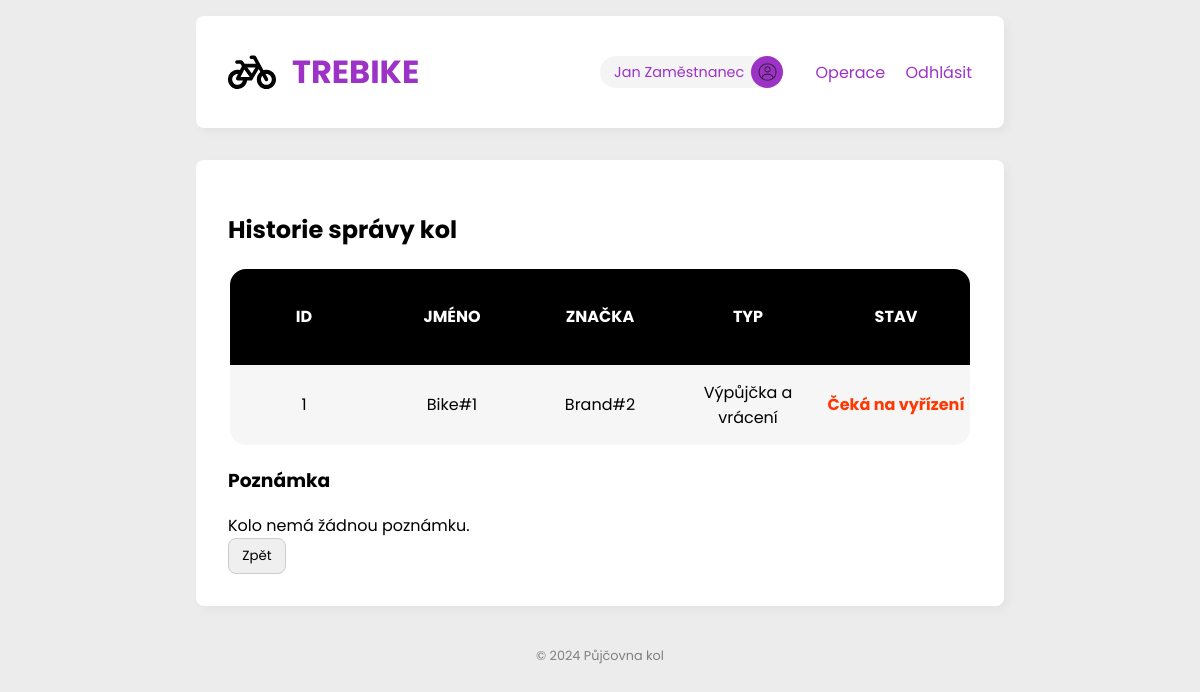
Screenshot of /bike-history/details/1 (signed in) with the database file from the repository.
### tables this page shows
CREATE TABLE bike_events (
    id INTEGER PRIMARY KEY AUTOINCREMENT,
    user_id INTEGER NOT NULL,
    bike_id INTEGER NOT NULL,
    type INTEGER NOT NULL,
    date_from DATETIME NOT NULL,
    date_to DATETIME NOT NULL,
    total_price INTEGER NOT NULL,
    payment_method INTEGER NOT NULL, -- Platba na místě: 1 | Platba kartou online: 2
    status INTEGER,
    description VARCHAR,
    FOREIGN KEY (user_id) REFERENCES users(id),
    FOREIGN KEY (bike_id) REFERENCES bikes(id)
);

CREATE TABLE bikes (
    id INTEGER PRIMARY KEY AUTOINCREMENT,
    name VARCHAR NOT NULL,
    brand_id INTEGER NOT NULL,
    type INTEGER NOT NULL,
    price_per_day DOUBLE NOT NULL,
    img VARCHAR NOT NULL,
    FOREIGN KEY (brand_id) REFERENCES brands(id)
);

CREATE TABLE brands (
    id INTEGER PRIMARY KEY AUTOINCREMENT,
    name VARCHAR NOT NULL,
    motto VARCHAR NOT NULL,
    established DATE NOT NULL
);

### views/bike_management/bike_history_details.py (the view)
@bike_history_description.route('/bike-history/details/<event_id>', methods=["GET", "POST"])
@auth.login_required
@auth.employees_only
def page(event_id):
    bike_event = BikeEventService.getByID(event_id)
    return render_template("bike_history_details.jinja", bike_event=bike_event, event_id=event_id)

### app.py (called while the page is built)
@app.before_request
def before_request():
    BikeEventService.check_rents()

### auth.py (called while the page is built)
def login_required(func):
    @wraps(func)
    def decorated_function(*args, **kwargs):
        print(session)
        if "authenticated" not in session:
            flash("🚫 Musíte být přihlášen pro přístup na tuto stránku.", "error")
            return redirect(url_for("login.page"))
        return func(*args, **kwargs)
    return decorated_function

def employees_only(func):
    @wraps(func)
    def decorated_function(*args, **kwargs):
        if session['role'] != 1:
            flash('🚫 Nemáte oprávnění pro tuto akci (nejste zaměstnanec).', 'error')
            return redirect(url_for('view_dashboard_page'))
        return func(*args, **kwargs)
    return decorated_function

### database/database.py (called while the page is built)
def get_db():
    if 'db' not in g:
        project_root = os.path.dirname(os.path.realpath(__file__))
        database_path = os.path.join(project_root, '..', current_app.config['DATABASE'])
        g.db = sqlite3.connect(
            database_path,
            detect_types=sqlite3.PARSE_DECLTYPES
        )
        g.db.row_factory = sqlite3.Row
        g.db.set_trace_callback(print)
    return g.db

### service/bike_event_service.py (called while the page is built)
    @staticmethod
    def check_rents():
        db = get_db()
        sql = 'UPDATE bike_events SET status = 2 WHERE date_to < CURRENT_DATE AND (type = 1 OR type = 2) AND status = 1'
        db.execute(sql)
        db.commit()

    @staticmethod
    def getByID(event_id):
        db = get_db()
        sql = '''
            SELECT bike_events.id AS id, b.name AS bike_name, brands.name AS brand_name,
            CASE bike_events.type
                WHEN 1 THEN 'Výpůjčka a vrácení'
                WHEN 2 THEN 'Výpůjčka -> Servis'
            END AS type,
            CASE bike_events.status
                WHEN 1 THEN 'Aktuálně pronajaté'
                WHEN 2 THEN 'Čeká na vyřízení'
                WHEN 3 THEN 'Vráceno/Opraveno'
            END AS status, bike_events.description AS description FROM bike_events
            JOIN bikes b ON b.id = bike_events.bike_id
            JOIN brands ON b.brand_id = brands.id
            WHERE bike_events.id = ?
            '''
        bike_events = db.execute(sql, [event_id]).fetchone()
        return bike_events

### templates/bike_history_details.jinja
{% extends '__main.jinja' %}
{% block content %}
    <div class="main">
        <div class="box dashboard">
            {% if bike_event %}
                <h2>Historie správy kol</h2>
                <table class="table">
                <tr class="table-header">
                    <td class="header__item">ID</td>
                    <td class="header__item">Jméno</td>
                    <td class="header__item">Značka</td>
                    <td class="header__item">Typ</td>
                    <td class="header__item">Stav</td>
                </tr>
                    <tr class="table-row">
                        <td class="table-data">{{ bike_event.id }}</td>
                        <td class="table-data">{{ bike_event.bike_name }}</td>
                        <td class="table-data">{{ bike_event.brand_name }}</td>
                        <td class="table-data">{{ bike_event.type }}</td>
                        {% if bike_event.status == "Čeká na vyřízení" %}
                            <td class="table-data status-waiting">
                                {{ bike_event.status }}
                            </td>
                        {% elif bike_event.status == "Vráceno/Opraveno" %}
                            <td class="table-data status-ready">
                                {{ bike_event.status }}
                            </td>
                        {% else %}
                            <td class="table-data status-rented">
                                {{ bike_event.status }}
                            </td>
                        {% endif %}
                    </tr>
            {% endif %}
            </table>
        <h3>Poznámka</h3>
        {% if bike_event.description %}
            <pre>{{ bike_event.description }}</pre>
        {% else %}
        Kolo nemá žádnou poznámku. <br>
        {% endif %}
        <a href="{{ url_for('bike_history.page') }}"><button>Zpět</button></a>
        </div>
    </div>
{% endblock %}

### static/css/styles.css (style rules this page uses)
:root { --accent: #9D32C7; --accent-2: #EC2F4B; --text: #5c0e61; --text-2: #731422; --text-hover: var(--accent); --text-active: #FFFFFF; --border-width: 0.125em; --table-spacing: 24px; --table-half-spacing: 12px; }
* { box-sizing: border-box; font-family: "Poppins", serif; }
a { color: var(--accent); text-decoration: none; }
input, textarea, button, select { margin: 0; padding: 0.5em 1em; border-radius: 8px; border: 1px solid #ccc; }
body { padding: 0; margin: 0; background: #f4f4f4; font-family: sans-serif; }
.main { display: flex; width: 100%; }
.box { background: white; border-radius: 8px; box-shadow: rgba(0, 0, 0, 0.04) 4px 4px 10px; padding: 2em; margin: 1em; }
.dashboard { flex-grow: 1; }
.table { width:100%; }
.table-header { display:flex; width:100%; background:black; padding:(var(--table-half-spacing * 1.5)) 0; height: 6vh; border-radius: 1em 1em 0 0; }
.table-data, .header__item { flex: 1 1 20%; text-align:center; margin: auto; }
.header__item { text-transform:uppercase; color:white; font-weight: bolder; }
.table-row:last-child { border-radius: 0 0 1em 1em; }
@media screen and (max-width: 1300px) { .table { margin-top: 1em; } }
@media screen and (max-width: 1300px) { .table-header { height: 12vh; } }
@media screen and (max-width: 1300px) { .table-row { height: 10vh; } }
.status-ready, .status-waiting, .status-rented { font-weight: bold; }
.status-waiting { color: rgb(255, 55, 0); }

### rows the page displays
bike_events: id "1"
bikes: bike_name "Bike#1"
brands: brand_name "Brand#2"

### other values shown
{{ session['first_name'] }} "Jan"
{{ session['last_name'] }} "Zaměstnanec"
{{ bike_event.type }} "Výpůjčka a vrácení"
{{ bike_event.status }} "Čeká na vyřízení"
